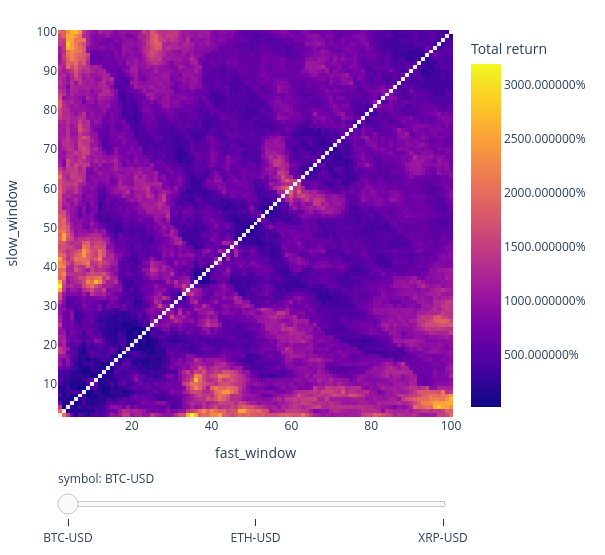

Write notebook code for a chart like this one.
### Code cell
>>> symbols = ["BTC-USD", "ETH-USD", "XRP-USD"]
>>> data = vbt.YFData.download(symbols, missing_index="drop")
>>> price = data.get("Close")

>>> windows = np.arange(2, 101)
>>> fast_ma, slow_ma = vbt.MA.run_combs(price, window=windows, r=2, short_names=["fast", "slow"])
>>> entries = fast_ma.ma_crossed_above(slow_ma)
>>> exits = fast_ma.ma_crossed_below(slow_ma)

>>> pf = vbt.Portfolio.from_signals(price, entries, exits, size=np.inf, fees=0.001, freq="1D")

>>> fig = pf.total_return().vbt.heatmap(
...     x_level="fast_window", y_level="slow_window", slider_level="symbol", symmetric=True,
...     trace_kwargs=dict(colorbar=dict(title="Total return", tickformat="%")))
>>> fig.show()

### Figure 1 — Plotly figure (JSON) as saved in the notebook; plotly's stock layout.template omitted (floating-point values rounded to 4 significant figures; data arrays with more than 128 entries replaced by an {"elided": "..."} marker saying what was removed)
{"data": [{"colorbar": {"tickformat": "%", "title": {"text": "Total return"}}, "colorscale": [[0, "#0d0887"], [0.1111, "#46039f"], [0.2222, "#7201a8"], [0.3333, "#9c179e"], [0.4444, "#bd3786"], [0.5556, "#d8576b"], [0.6667, "#ed7953"], [0.7778, "#fb9f3a"], [0.8889, "#fdca26"], [1, "#f0f921"]], "hoverongaps": false, "hovertemplate": "fast_window: %{x}<br>slow_window: %{y}<br>value: %{z}<extra></extra>", "name": "BTC-USD", "type": "heatmap", "uid": "c374c147-3342-46cb-8671-4d8c0d48e1f4", "visible": true, "x": [2, 3, 4, 5, 6, 7, 8, 9, 10, 11, 12, 13, 14, 15, 16, 17, 18, 19, 20, 21, 22, 23, 24, 25, 26, 27, 28, 29, 30, 31, 32, 33, 34, 35, 36, 37, 38, 39, 40, 41, 42, 43, 44, 45, 46, 47, 48, 49, 50, 51, 52, 53, 54, 55, 56, 57, 58, 59, 60, 61, 62, 63, 64, 65, 66, 67, 68, 69, 70, 71, 72, 73, 74, 75, 76, 77, 78, 79, 80, 81, 82, 83, 84, 85, 86, 87, 88, 89, 90, 91, 92, 93, 94, 95, 96, 97, 98, 99, 100], "y": [2, 3, 4, 5, 6, 7, 8, 9, 10, 11, 12, 13, 14, 15, 16, 17, 18, 19, 20, 21, 22, 23, 24, 25, 26, 27, 28, 29, 30, 31, 32, 33, 34, 35, 36, 37, 38, 39, 40, 41, 42, 43, 44, 45, 46, 47, 48, 49, 50, 51, 52, 53, 54, 55, 56, 57, 58, 59, 60, 61, 62, 63, 64, 65, 66, 67, 68, 69, 70, 71, 72, 73, 74, 75, 76, 77, 78, 79, 80, 81, 82, 83, 84, 85, 86, 87, 88, 89, 90, 91, 92, 93, 94, 95, 96, 97, 98, 99, 100], "z": {"elided": "99x99 float values"}}, {"colorbar": {"tickformat": "%", "title": {"text": "Total return"}}, "colorscale": [[0, "#0d0887"], [0.1111, "#46039f"], [0.2222, "#7201a8"], [0.3333, "#9c179e"], [0.4444, "#bd3786"], [0.5556, "#d8576b"], [0.6667, "#ed7953"], [0.7778, "#fb9f3a"], [0.8889, "#fdca26"], [1, "#f0f921"]], "hoverongaps": false, "hovertemplate": "fast_window: %{x}<br>slow_window: %{y}<br>value: %{z}<extra></extra>", "name": "ETH-USD", "type": "heatmap", "uid": "79233b15-2a76-4d09-9278-e8afcbb835bb", "visible": false, "x": [2, 3, 4, 5, 6, 7, 8, 9, 10, 11, 12, 13, 14, 15, 16, 17, 18, 19, 20, 21, 22, 23, 24, 25, 26, 27, 28, 29, 30, 31, 32, 33, 34, 35, 36, 37, 38, 39, 40, 41, 42, 43, 44, 45, 46, 47, 48, 49, 50, 51, 52, 53, 54, 55, 56, 57, 58, 59, 60, 61, 62, 63, 64, 65, 66, 67, 68, 69, 70, 71, 72, 73, 74, 75, 76, 77, 78, 79, 80, 81, 82, 83, 84, 85, 86, 87, 88, 89, 90, 91, 92, 93, 94, 95, 96, 97, 98, 99, 100], "y": [2, 3, 4, 5, 6, 7, 8, 9, 10, 11, 12, 13, 14, 15, 16, 17, 18, 19, 20, 21, 22, 23, 24, 25, 26, 27, 28, 29, 30, 31, 32, 33, 34, 35, 36, 37, 38, 39, 40, 41, 42, 43, 44, 45, 46, 47, 48, 49, 50, 51, 52, 53, 54, 55, 56, 57, 58, 59, 60, 61, 62, 63, 64, 65, 66, 67, 68, 69, 70, 71, 72, 73, 74, 75, 76, 77, 78, 79, 80, 81, 82, 83, 84, 85, 86, 87, 88, 89, 90, 91, 92, 93, 94, 95, 96, 97, 98, 99, 100], "z": {"elided": "99x99 float values"}}, {"colorbar": {"tickformat": "%", "title": {"text": "Total return"}}, "colorscale": [[0, "#0d0887"], [0.1111, "#46039f"], [0.2222, "#7201a8"], [0.3333, "#9c179e"], [0.4444, "#bd3786"], [0.5556, "#d8576b"], [0.6667, "#ed7953"], [0.7778, "#fb9f3a"], [0.8889, "#fdca26"], [1, "#f0f921"]], "hoverongaps": false, "hovertemplate": "fast_window: %{x}<br>slow_window: %{y}<br>value: %{z}<extra></extra>", "name": "XRP-USD", "type": "heatmap", "uid": "5232a1f0-94c6-44dc-a5c8-bff288593efc", "visible": false, "x": [2, 3, 4, 5, 6, 7, 8, 9, 10, 11, 12, 13, 14, 15, 16, 17, 18, 19, 20, 21, 22, 23, 24, 25, 26, 27, 28, 29, 30, 31, 32, 33, 34, 35, 36, 37, 38, 39, 40, 41, 42, 43, 44, 45, 46, 47, 48, 49, 50, 51, 52, 53, 54, 55, 56, 57, 58, 59, 60, 61, 62, 63, 64, 65, 66, 67, 68, 69, 70, 71, 72, 73, 74, 75, 76, 77, 78, 79, 80, 81, 82, 83, 84, 85, 86, 87, 88, 89, 90, 91, 92, 93, 94, 95, 96, 97, 98, 99, 100], "y": [2, 3, 4, 5, 6, 7, 8, 9, 10, 11, 12, 13, 14, 15, 16, 17, 18, 19, 20, 21, 22, 23, 24, 25, 26, 27, 28, 29, 30, 31, 32, 33, 34, 35, 36, 37, 38, 39, 40, 41, 42, 43, 44, 45, 46, 47, 48, 49, 50, 51, 52, 53, 54, 55, 56, 57, 58, 59, 60, 61, 62, 63, 64, 65, 66, 67, 68, 69, 70, 71, 72, 73, 74, 75, 76, 77, 78, 79, 80, 81, 82, 83, 84, 85, 86, 87, 88, 89, 90, 91, 92, 93, 94, 95, 96, 97, 98, 99, 100], "z": {"elided": "99x99 float values"}}], "layout": {"height": 555, "legend": {"orientation": "h", "traceorder": "normal", "x": 1, "xanchor": "right", "y": 1.02, "yanchor": "bottom"}, "margin": {"b": 30, "l": 30, "r": 30, "t": 30}, "sliders": [{"active": 0, "currentvalue": {"prefix": "symbol: "}, "pad": {"t": 50}, "steps": [{"args": [{"visible": [true, false, false]}, {}], "label": "BTC-USD", "method": "update"}, {"args": [{"visible": [false, true, false]}, {}], "label": "ETH-USD", "method": "update"}, {"args": [{"visible": [false, false, true]}, {}], "label": "XRP-USD", "method": "update"}]}], "width": 605, "xaxis": {"title": {"text": "fast_window"}}, "yaxis": {"title": {"text": "slow_window"}}}}
